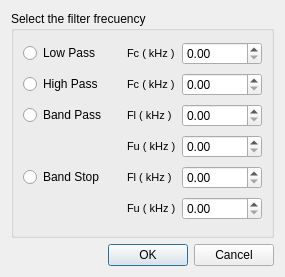
<?xml version="1.0" encoding="UTF-8"?>
<ui version="4.0">
 <class>Dialog</class>
 <widget class="QDialog" name="Dialog">
  <property name="geometry">
   <rect>
    <x>0</x>
    <y>0</y>
    <width>262</width>
    <height>277</height>
   </rect>
  </property>
  <property name="windowTitle">
   <string>Filter</string>
  </property>
  <layout class="QGridLayout" name="gridLayout_2">
   <item row="0" column="1" colspan="2">
    <widget class="QGroupBox" name="groupBox">
     <property name="sizePolicy">
      <sizepolicy hsizetype="Expanding" vsizetype="Expanding">
       <horstretch>0</horstretch>
       <verstretch>0</verstretch>
      </sizepolicy>
     </property>
     <property name="title">
      <string>Select the filter frecuency</string>
     </property>
     <property name="flat">
      <bool>false</bool>
     </property>
     <layout class="QGridLayout" name="gridLayout">
      <item row="1" column="2">
       <widget class="QDoubleSpinBox" name="spinBoxHighPass">
        <property name="minimumSize">
         <size>
          <width>80</width>
          <height>0</height>
         </size>
        </property>
        <property name="suffix">
         <string/>
        </property>
        <property name="maximum">
         <double>300.000000000000000</double>
        </property>
        <property name="singleStep">
         <double>0.100000000000000</double>
        </property>
       </widget>
      </item>
      <item row="4" column="0">
       <widget class="QRadioButton" name="rButtonBandStop">
        <property name="styleSheet">
         <string notr="true"/>
        </property>
        <property name="text">
         <string>Band Stop</string>
        </property>
       </widget>
      </item>
      <item row="4" column="1">
       <widget class="QLabel" name="label_9">
        <property name="font">
         <font>
          <family>MS Shell Dlg 2</family>
          <pointsize>8</pointsize>
         </font>
        </property>
        <property name="styleSheet">
         <string notr="true"/>
        </property>
        <property name="text">
         <string>Fl ( kHz )</string>
        </property>
        <property name="indent">
         <number>14</number>
        </property>
       </widget>
      </item>
      <item row="1" column="0">
       <widget class="QRadioButton" name="rButtonHighPass">
        <property name="styleSheet">
         <string notr="true"/>
        </property>
        <property name="text">
         <string>High Pass</string>
        </property>
       </widget>
      </item>
      <item row="0" column="1">
       <widget class="QLabel" name="label_8">
        <property name="font">
         <font>
          <family>MS Shell Dlg 2</family>
          <pointsize>8</pointsize>
         </font>
        </property>
        <property name="styleSheet">
         <string notr="true"/>
        </property>
        <property name="text">
         <string>Fc ( kHz )</string>
        </property>
        <property name="indent">
         <number>14</number>
        </property>
       </widget>
      </item>
      <item row="0" column="0">
       <widget class="QRadioButton" name="rButtonLowPass">
        <property name="styleSheet">
         <string notr="true"/>
        </property>
        <property name="text">
         <string>Low Pass</string>
        </property>
       </widget>
      </item>
      <item row="5" column="1">
       <widget class="QLabel" name="label_7">
        <property name="font">
         <font>
          <family>MS Shell Dlg 2</family>
          <pointsize>8</pointsize>
         </font>
        </property>
        <property name="styleSheet">
         <string notr="true"/>
        </property>
        <property name="text">
         <string>Fu ( kHz )</string>
        </property>
        <property name="indent">
         <number>14</number>
        </property>
       </widget>
      </item>
      <item row="2" column="0">
       <widget class="QRadioButton" name="rButtonBandPass">
        <property name="styleSheet">
         <string notr="true"/>
        </property>
        <property name="text">
         <string>Band Pass</string>
        </property>
       </widget>
      </item>
      <item row="2" column="1">
       <widget class="QLabel" name="label_11">
        <property name="font">
         <font>
          <family>MS Shell Dlg 2</family>
          <pointsize>8</pointsize>
         </font>
        </property>
        <property name="styleSheet">
         <string notr="true"/>
        </property>
        <property name="text">
         <string>Fl ( kHz )</string>
        </property>
        <property name="indent">
         <number>14</number>
        </property>
       </widget>
      </item>
      <item row="1" column="1">
       <widget class="QLabel" name="label_10">
        <property name="font">
         <font>
          <family>MS Shell Dlg 2</family>
          <pointsize>8</pointsize>
         </font>
        </property>
        <property name="styleSheet">
         <string notr="true"/>
        </property>
        <property name="text">
         <string>Fc ( kHz )</string>
        </property>
        <property name="indent">
         <number>14</number>
        </property>
       </widget>
      </item>
      <item row="0" column="2">
       <widget class="QDoubleSpinBox" name="spinBoxLowPass">
        <property name="minimumSize">
         <size>
          <width>80</width>
          <height>0</height>
         </size>
        </property>
        <property name="suffix">
         <string/>
        </property>
        <property name="maximum">
         <double>300.000000000000000</double>
        </property>
        <property name="singleStep">
         <double>0.100000000000000</double>
        </property>
       </widget>
      </item>
      <item row="3" column="1">
       <widget class="QLabel" name="label_12">
        <property name="font">
         <font>
          <family>MS Shell Dlg 2</family>
          <pointsize>8</pointsize>
         </font>
        </property>
        <property name="styleSheet">
         <string notr="true"/>
        </property>
        <property name="text">
         <string>Fu ( kHz )</string>
        </property>
        <property name="indent">
         <number>14</number>
        </property>
       </widget>
      </item>
      <item row="2" column="2">
       <widget class="QDoubleSpinBox" name="spinBoxBandPassFl">
        <property name="minimumSize">
         <size>
          <width>80</width>
          <height>0</height>
         </size>
        </property>
        <property name="suffix">
         <string/>
        </property>
        <property name="maximum">
         <double>300.000000000000000</double>
        </property>
        <property name="singleStep">
         <double>0.100000000000000</double>
        </property>
       </widget>
      </item>
      <item row="3" column="2">
       <widget class="QDoubleSpinBox" name="spinBoxBandPassFu">
        <property name="minimumSize">
         <size>
          <width>80</width>
          <height>0</height>
         </size>
        </property>
        <property name="suffix">
         <string/>
        </property>
        <property name="maximum">
         <double>300.000000000000000</double>
        </property>
        <property name="singleStep">
         <double>0.100000000000000</double>
        </property>
       </widget>
      </item>
      <item row="4" column="2">
       <widget class="QDoubleSpinBox" name="spinBoxBandStopFl">
        <property name="minimumSize">
         <size>
          <width>80</width>
          <height>0</height>
         </size>
        </property>
        <property name="suffix">
         <string/>
        </property>
        <property name="maximum">
         <double>300.000000000000000</double>
        </property>
        <property name="singleStep">
         <double>0.100000000000000</double>
        </property>
       </widget>
      </item>
      <item row="5" column="2">
       <widget class="QDoubleSpinBox" name="spinBoxBandStopFu">
        <property name="minimumSize">
         <size>
          <width>80</width>
          <height>0</height>
         </size>
        </property>
        <property name="suffix">
         <string/>
        </property>
        <property name="maximum">
         <double>300.000000000000000</double>
        </property>
        <property name="singleStep">
         <double>0.100000000000000</double>
        </property>
       </widget>
      </item>
     </layout>
    </widget>
   </item>
   <item row="1" column="2">
    <widget class="QDialogButtonBox" name="buttonBox">
     <property name="orientation">
      <enum>Qt::Horizontal</enum>
     </property>
     <property name="standardButtons">
      <set>QDialogButtonBox::Cancel|QDialogButtonBox::Ok</set>
     </property>
     <property name="centerButtons">
      <bool>false</bool>
     </property>
    </widget>
   </item>
  </layout>
 </widget>
 <resources/>
 <connections/>
</ui>
